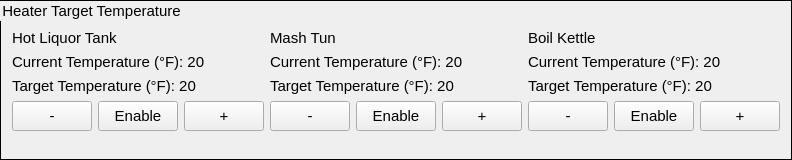
    <widget class="QGroupBox" name="TemperatureGroupBox">
     <property name="maximumSize">
      <size>
       <width>16777215</width>
       <height>160</height>
      </size>
     </property>
     <property name="font">
      <font>
       <pointsize>11</pointsize>
      </font>
     </property>
     <property name="styleSheet">
      <string>QGroupBox {border: 1px solid black}</string>
     </property>
     <property name="title">
      <string>Heater Target Temperature</string>
     </property>
     <layout class="QVBoxLayout" name="verticalLayout_9">
      <item>
       <spacer name="verticalSpacer_15">
        <property name="orientation">
         <enum>Qt::Vertical</enum>
        </property>
        <property name="sizeHint" stdset="0">
         <size>
          <width>20</width>
          <height>40</height>
         </size>
        </property>
       </spacer>
      </item>
      <item>
       <layout class="QGridLayout" name="HeaterTargetLayout">
        <property name="topMargin">
         <number>2</number>
        </property>
        <property name="bottomMargin">
         <number>2</number>
        </property>
        <item row="2" column="3">
         <widget class="QLabel" name="BKTargetTemp">
          <property name="maximumSize">
           <size>
            <width>16777215</width>
            <height>20</height>
           </size>
          </property>
          <property name="font">
           <font>
            <pointsize>11</pointsize>
           </font>
          </property>
          <property name="text">
           <string>Target Temperature (°F): 20</string>
          </property>
         </widget>
        </item>
        <item row="1" column="0">
         <widget class="QLabel" name="HLTCurrentTemp">
          <property name="maximumSize">
           <size>
            <width>16777215</width>
            <height>20</height>
           </size>
          </property>
          <property name="font">
           <font>
            <pointsize>11</pointsize>
           </font>
          </property>
          <property name="text">
           <string>Current Temperature (°F): 20</string>
          </property>
         </widget>
        </item>
        <item row="1" column="3">
         <widget class="QLabel" name="BKCurrentTemp">
          <property name="maximumSize">
           <size>
            <width>16777215</width>
            <height>20</height>
           </size>
          </property>
          <property name="font">
           <font>
            <pointsize>11</pointsize>
           </font>
          </property>
          <property name="text">
           <string>Current Temperature (°F): 20</string>
          </property>
         </widget>
        </item>
        <item row="3" column="3">
         <layout class="QHBoxLayout" name="horizontalLayout_9">
          <item>
           <widget class="QPushButton" name="DecreaseBK">
            <property name="minimumSize">
             <size>
              <width>0</width>
              <height>30</height>
             </size>
            </property>
            <property name="maximumSize">
             <size>
              <width>16777215</width>
              <height>30</height>
             </size>
            </property>
            <property name="font">
             <font>
              <pointsize>11</pointsize>
             </font>
            </property>
            <property name="text">
             <string>-</string>
            </property>
           </widget>
          </item>
          <item>
           <widget class="QPushButton" name="BKPIDtoggle">
            <property name="maximumSize">
             <size>
              <width>16777215</width>
              <height>30</height>
             </size>
            </property>
            <property name="font">
             <font>
              <pointsize>11</pointsize>
             </font>
            </property>
            <property name="text">
             <string>Enable</string>
            </property>
           </widget>
          </item>
          <item>
           <widget class="QPushButton" name="IncreaseBK">
            <property name="minimumSize">
             <size>
              <width>0</width>
              <height>30</height>
             </size>
            </property>
            <property name="maximumSize">
             <size>
              <width>16777215</width>
              <height>30</height>
             </size>
            </property>
            <property name="font">
             <font>
              <pointsize>11</pointsize>
             </font>
            </property>
            <property name="text">
             <string>+</string>
            </property>
           </widget>
          </item>
         </layout>
        </item>
        <item row="3" column="0">
         <layout class="QHBoxLayout" name="horizontalLayout_10">
          <item>
           <widget class="QPushButton" name="DecreaseHLT">
            <property name="minimumSize">
             <size>
              <width>0</width>
              <height>30</height>
             </size>
            </property>
            <property name="maximumSize">
             <size>
              <width>16777215</width>
              <height>30</height>
             </size>
            </property>
            <property name="font">
             <font>
              <pointsize>11</pointsize>
             </font>
            </property>
            <property name="text">
             <string>-</string>
            </property>
           </widget>
          </item>
          <item>
           <widget class="QPushButton" name="HLTPIDtoggle">
            <property name="maximumSize">
             <size>
              <width>16777215</width>
              <height>30</height>
             </size>
            </property>
            <property name="font">
             <font>
              <pointsize>11</pointsize>
             </font>
            </property>
            <property name="text">
             <string>Enable</string>
            </property>
           </widget>
          </item>
          <item>
           <widget class="QPushButton" name="IncreaseHLT">
            <property name="minimumSize">
             <size>
              <width>0</width>
              <height>30</height>
             </size>
            </property>
            <property name="maximumSize">
             <size>
              <width>16777215</width>
              <height>30</height>
             </size>
            </property>
            <property name="font">
             <font>
              <pointsize>11</pointsize>
             </font>
            </property>
            <property name="text">
             <string>+</string>
            </property>
           </widget>
          </item>
         </layout>
        </item>
        <item row="2" column="0">
         <widget class="QLabel" name="HLTTargetTemp">
          <property name="maximumSize">
           <size>
            <width>16777215</width>
            <height>20</height>
           </size>
          </property>
          <property name="font">
           <font>
            <pointsize>11</pointsize>
           </font>
          </property>
          <property name="text">
           <string>Target Temperature (°F): 20</string>
          </property>
         </widget>
        </item>
        <item row="1" column="2">
         <widget class="QLabel" name="MTCurrentTemp">
          <property name="font">
           <font>
            <pointsize>11</pointsize>
           </font>
          </property>
          <property name="text">
           <string>Current Temperature (°F): 20</string>
          </property>
         </widget>
        </item>
        <item row="2" column="2">
         <widget class="QLabel" name="MTTargetTemp">
          <property name="font">
           <font>
            <pointsize>11</pointsize>
           </font>
          </property>
          <property name="text">
           <string>Target Temperature (°F): 20</string>
          </property>
         </widget>
        </item>
        <item row="3" column="2">
         <layout class="QHBoxLayout" name="horizontalLayout_8">
          <item>
           <widget class="QPushButton" name="DecreaseMT">
            <property name="maximumSize">
             <size>
              <width>16777215</width>
              <height>30</height>
             </size>
            </property>
            <property name="font">
             <font>
              <pointsize>11</pointsize>
             </font>
            </property>
            <property name="text">
             <string>-</string>
            </property>
           </widget>
          </item>
          <item>
           <widget class="QPushButton" name="MTPIDtoggle">
            <property name="maximumSize">
             <size>
              <width>16777215</width>
              <height>30</height>
             </size>
            </property>
            <property name="font">
             <font>
              <pointsize>11</pointsize>
             </font>
            </property>
            <property name="text">
             <string>Enable</string>
            </property>
           </widget>
          </item>
          <item>
           <widget class="QPushButton" name="IncreaseMT">
            <property name="maximumSize">
             <size>
              <width>16777215</width>
              <height>30</height>
             </size>
            </property>
            <property name="font">
             <font>
              <pointsize>11</pointsize>
             </font>
            </property>
            <property name="text">
             <string>+</string>
            </property>
           </widget>
          </item>
         </layout>
        </item>
        <item row="0" column="3">
         <widget class="QLabel" name="BKLabel">
          <property name="maximumSize">
           <size>
            <width>16777215</width>
            <height>20</height>
           </size>
          </property>
          <property name="font">
           <font>
            <pointsize>11</pointsize>
           </font>
          </property>
          <property name="text">
           <string>Boil Kettle</string>
          </property>
         </widget>
        </item>
        <item row="0" column="0">
         <widget class="QLabel" name="HLTLabel">
          <property name="maximumSize">
           <size>
            <width>16777215</width>
            <height>20</height>
           </size>
          </property>
          <property name="font">
           <font>
            <pointsize>11</pointsize>
           </font>
          </property>
          <property name="text">
           <string>Hot Liquor Tank</string>
          </property>
         </widget>
        </item>
        <item row="0" column="2">
         <widget class="QLabel" name="MTLabel">
          <property name="font">
           <font>
            <pointsize>11</pointsize>
           </font>
          </property>
          <property name="text">
           <string>Mash Tun</string>
          </property>
         </widget>
        </item>
       </layout>
      </item>
      <item>
       <spacer name="verticalSpacer_16">
        <property name="orientation">
         <enum>Qt::Vertical</enum>
        </property>
        <property name="sizeHint" stdset="0">
         <size>
          <width>20</width>
          <height>40</height>
         </size>
        </property>
       </spacer>
      </item>
     </layout>
    </widget>
